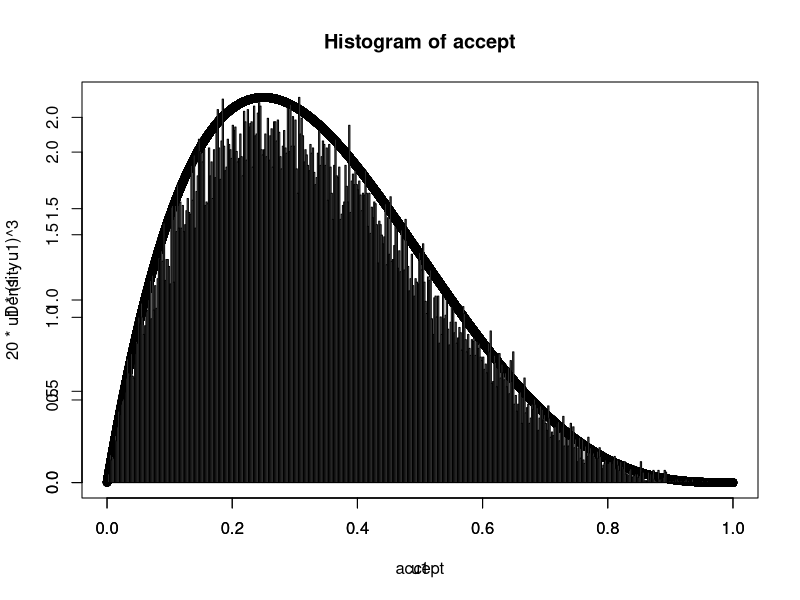

The R script that drew this image:
# Title     : TODO
# Objective : TODO
# Created by: SCDX
# Created on: 2020/10/14

## 1/B(a,b) x^(a-1) (1-x)^(b-1)
#beta <- function (a,b){
#  curve((factorial(a+b-1)/factorial(a-1)*factorial(b-1))*x^exp(a-1)*(1-x)^exp(b-1), from = 0, to = 1)
#}
#beta(5,2)

u1=runif(100000)
u2=runif(100000)
accept=u1[u2<=(256*u1*(1-u1)^3)/27]
plot(u1,20*u1*(1-u1)^3)
par(new=T)
hist(accept,breaks = seq(0,1,0.002),freq = F)



